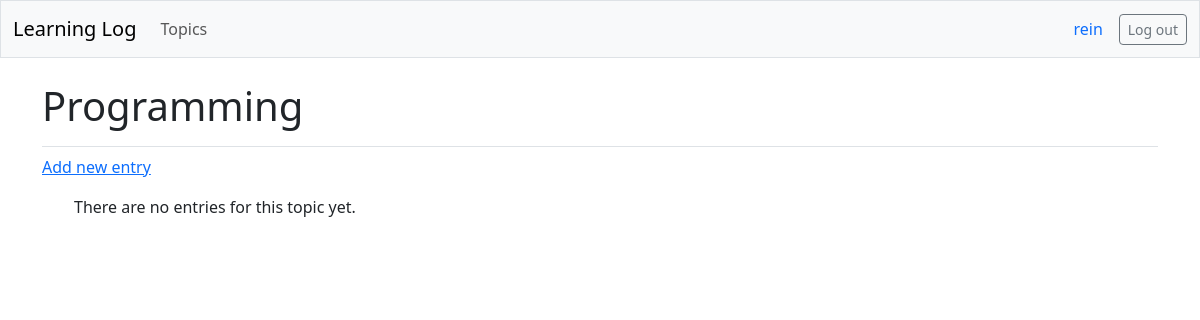
Page /topics/8/ (signed in) on the earlier database version.
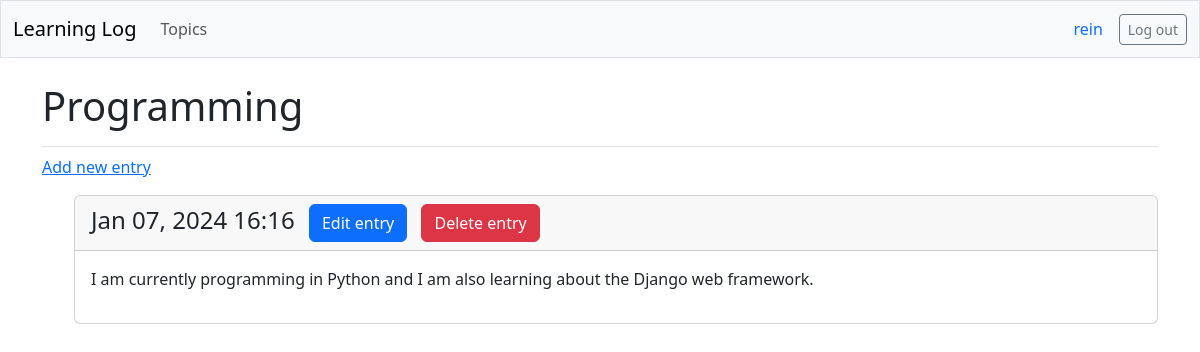
Same page on the later database version.
### learning_logs/models.py (models this page shows, shortened)
class Entry(models.Model):
    topic = models.ForeignKey(Topic, on_delete=models.CASCADE)
    text = models.TextField()
    date_added = models.DateTimeField(auto_now_add=True)
    class Meta:
        verbose_name_plural = "entries"

### learning_logs/views.py (the view)
# urls.py: path("topics/<int:topic_id>/", views.topic, name="topic"),
@login_required
def topic(request, topic_id):
    topic = Topic.objects.get(id=topic_id)
    check_topic_owner(request, topic)
    entries = topic.entry_set.order_by("-date_added")
    context = {"topic": topic, "entries": entries}
    return render(request, "learning_logs/topic.html", context)

### learning_logs/views.py (called while the page is built)
def check_topic_owner(request, topic):
    if topic.owner != request.user:
        raise Http404

### learning_logs/templates/learning_logs/topic.html
{% extends 'learning_logs/base.html' %}
{% block page_header %}
<h1>{{ topic.text }}</h1>
{% endblock page_header %}
{% block content %}
<p><a href="{% url 'learning_logs:new_entry' topic.id %}">Add new entry</a></p>
<ul>
    {% for entry in entries %}
    <div class="card mb-3">
        <h4 class="card-header">
            {{ entry.date_added|date:'M d, Y H:i' }}
            <a class="btn btn-primary btn-md ms-2" href="{% url 'learning_logs:edit_entry' entry.id %}">
                Edit entry</a>
            <a class="btn btn-danger btn-md ms-2" href="{% url 'learning_logs:delete_entry' entry.id %}">
                Delete entry</a>
        </h4>
        <div class="card-body">{{ entry.text|linebreaks }}</div>
    </div>
    {% empty %}
    <p>There are no entries for this topic yet.</p>
    {% endfor %}
</ul>
{% endblock content %}

Differences in the rows shown:
added Entry: date_added "Jan 07, 2024 16:16", text "I am currently programming in Python and I am also learning about the Django web framework."
Other differences:
text no longer shown: "There are no entries for this topic yet."
